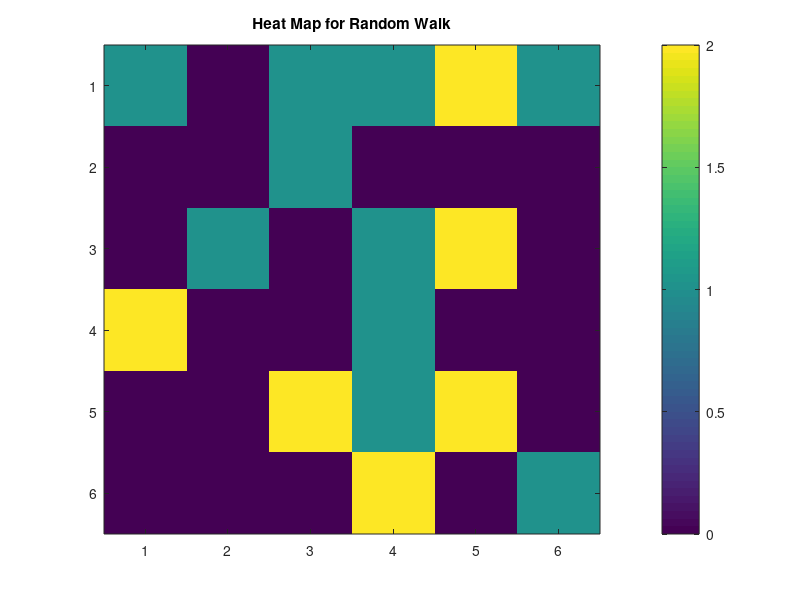

Write MATLAB code to recreate this figure.
% This code creates a random walk.

% This is on a 1x1 grid, with the bottom left corner at the origin.
clear all
close all
clc


agents = 300;
moves = 1000;


% create location vector
position = zeros(agents,2); % each row is agent, col 1 = x, col 2 = y


% this loop iterates the position loop for multiple agents
for a = 1:agents
    % Generate starting point (randomly, at any loction on the grid)
    x = rand;
    y = rand;
 

    % this loop gives me the final position of one agent
    for m = 1:moves
        % Roll x or y, then roll to see if go forward or backward
        r1 = rand;
        r2 = rand;
        if r1 < .5 % check to see if X
            if r2 < .5 % check to see if forward
                x = x + 0.05;
            else
                x = x - 0.05;
            end
        else
            if r2 < .5;
                y = y + 0.05;
            else
                y = y - 0.05;
            end
        end
    end
    position(a,1) = x;
    position(a,2) = y;

end

% Paper divides 1x1 box into 6x6 grid. Now we reassign to those grids.
grid = zeros(6);
for a = 1:agents
    exit_loop = 0;
    for w = 1:6
        for v = 1:6
            if ((1/6)*w - 1/6) <= position(a,1) ...
                    &&  position(a,1) < ((1/6)*w) ...
                    && ((1/6)*v - 1/6) <= position(a,2) ...
                    && position(a,2) < ((1/6)*v)
                grid(v,w) = grid(v,w) + 1;
                exit_loop = 1;
                break;
            end
            if exit_loop == 1
                break;
            end
        end
    end
end

grid
figure;
imagesc(grid);
colorbar;
title('Heat Map for Random Walk');
% We will make note of the number of outsiders and then delete them
%{
maybe_outside = location(:,1) + location(:,2);
out = find(maybe_outside >=40);
outsiders = size(out);
location(out,:) = [];

% Now we put into matrix for heat map
places = zeros(6);

for j = 1:agents-outsiders(1)
    places(location(j,1),location(j,2)) = places(location(j,1),location(j,2)) + 1;
end


% Now we create heat map
figure;
% colormap('hot')
imagesc(places)
colorbar

%}

